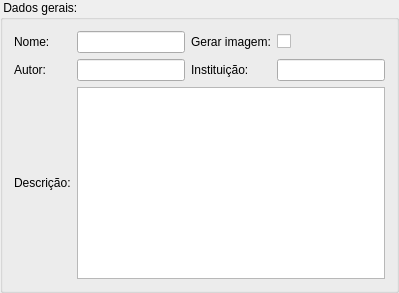
         <widget class="QGroupBox" name="groupBox_17">
          <property name="title">
           <string> Dados gerais: </string>
          </property>
          <layout class="QGridLayout">
           <item row="0" column="0">
            <widget class="QLabel" name="label_74">
             <property name="text">
              <string>Nome:</string>
             </property>
            </widget>
           </item>
           <item row="0" column="1">
            <widget class="QLineEdit" name="analysisNameLed"/>
           </item>
           <item row="1" column="0">
            <widget class="QLabel" name="label_75">
             <property name="text">
              <string>Autor:</string>
             </property>
            </widget>
           </item>
           <item row="1" column="1">
            <widget class="QLineEdit" name="analysisAuthorLed"/>
           </item>
           <item row="1" column="2">
            <widget class="QLabel" name="label_76">
             <property name="text">
              <string>Instituição:</string>
             </property>
            </widget>
           </item>
           <item row="1" column="3">
            <widget class="QLineEdit" name="analysisInstitutionLed"/>
           </item>
           <item row="2" column="0">
            <widget class="QLabel" name="label_78">
             <property name="text">
              <string>Descrição:</string>
             </property>
            </widget>
           </item>
           <item row="2" column="1" colspan="3">
            <widget class="QTextEdit" name="analysisDescriptionTed"/>
           </item>
           <item row="0" column="2">
            <widget class="QLabel" name="analysisCreateImageLabel">
             <property name="text">
              <string>Gerar imagem:</string>
             </property>
            </widget>
           </item>
           <item row="0" column="3">
            <widget class="QCheckBox" name="analysisCreateImageCbx">
             <property name="text">
              <string/>
             </property>
            </widget>
           </item>
          </layout>
         </widget>
